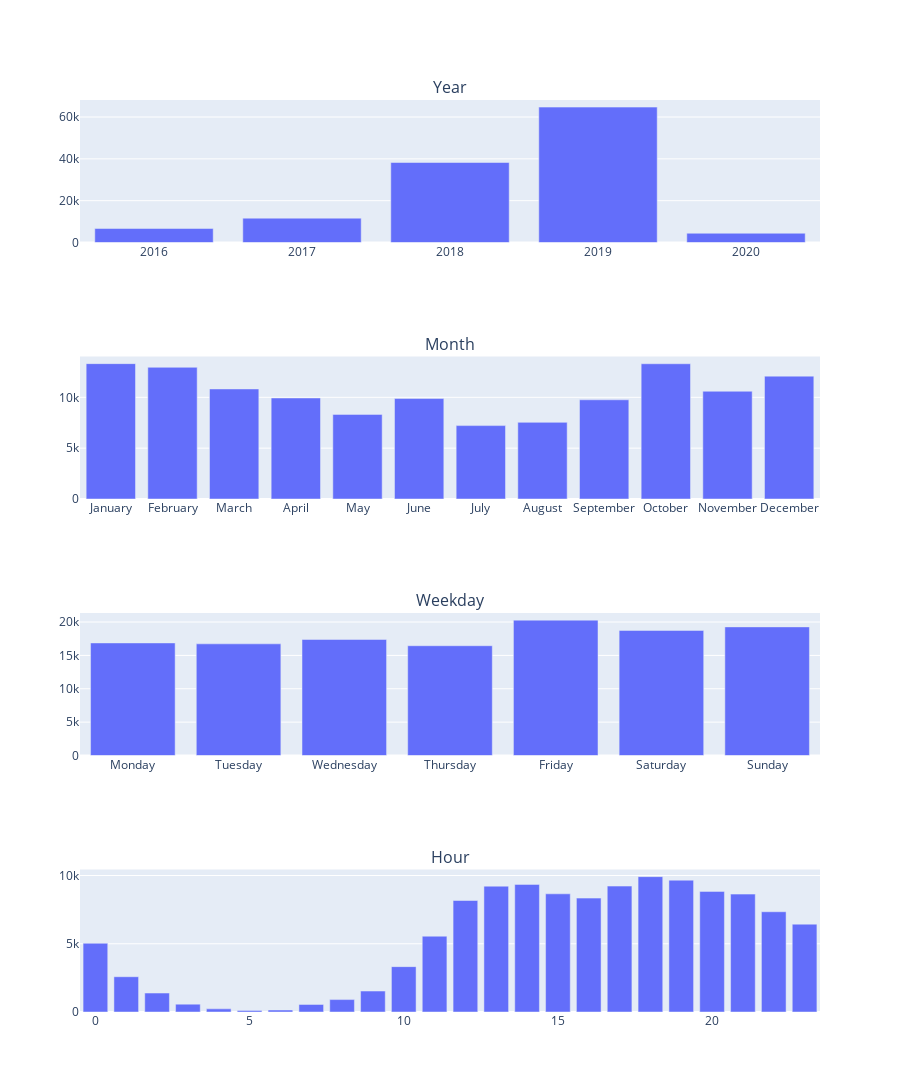

The code cell stored with this chart in its notebook:
### Code cell
plt_titles = [fullnames[interval] for interval in intervals]
fig = make_subplots(
    rows=len(intervals),
    cols=1,
    subplot_titles=plt_titles,
    specs =[[{'type':'bar'}]]*len(intervals)
)
for i,interval in enumerate(intervals):
    df = stats.groupby_time(chat, interval, interval_names = True)
    df = df.reset_index()
    df.columns = ['interval', 'count']
    f = px.bar(df, y = 'count', x = 'interval')
    fig.add_trace(f.data[0], row = i+1, col = 1)
fig.update_layout(height=2000, width=900)
fig.show()

### Figure 1 — Plotly figure (JSON) as saved in the notebook; plotly's stock layout.template omitted (floating-point values rounded to 4 significant figures)
{"data": [{"alignmentgroup": "True", "hoverlabel": {"namelength": 0}, "hovertemplate": "interval=%{x}<br>count=%{y}", "legendgroup": "", "marker": {"color": "#636efa"}, "name": "", "offsetgroup": "", "orientation": "v", "showlegend": false, "textposition": "auto", "type": "bar", "x": [2016, 2017, 2018, 2019, 2020], "xaxis": "x", "y": [6687, 11640, 38260, 64742, 4420], "yaxis": "y"}, {"alignmentgroup": "True", "hoverlabel": {"namelength": 0}, "hovertemplate": "interval=%{x}<br>count=%{y}", "legendgroup": "", "marker": {"color": "#636efa"}, "name": "", "offsetgroup": "", "orientation": "v", "showlegend": false, "textposition": "auto", "type": "bar", "x": ["January", "February", "March", "April", "May", "June", "July", "August", "September", "October", "November", "December"], "xaxis": "x2", "y": [13317, 12955, 10825, 9938, 8323, 9882, 7220, 7540, 9759, 13304, 10599, 12087], "yaxis": "y2"}, {"alignmentgroup": "True", "hoverlabel": {"namelength": 0}, "hovertemplate": "interval=%{x}<br>count=%{y}", "legendgroup": "", "marker": {"color": "#636efa"}, "name": "", "offsetgroup": "", "orientation": "v", "showlegend": false, "textposition": "auto", "type": "bar", "x": ["Monday", "Tuesday", "Wednesday", "Thursday", "Friday", "Saturday", "Sunday"], "xaxis": "x3", "y": [16869, 16734, 17390, 16450, 20287, 18744, 19275], "yaxis": "y3"}, {"alignmentgroup": "True", "hoverlabel": {"namelength": 0}, "hovertemplate": "interval=%{x}<br>count=%{y}", "legendgroup": "", "marker": {"color": "#636efa"}, "name": "", "offsetgroup": "", "orientation": "v", "showlegend": false, "textposition": "auto", "type": "bar", "x": [0, 1, 2, 3, 4, 5, 6, 7, 8, 9, 10, 11, 12, 13, 14, 15, 16, 17, 18, 19, 20, 21, 22, 23], "xaxis": "x4", "y": [5037, 2585, 1389, 576, 230, 117, 145, 555, 910, 1534, 3324, 5553, 8168, 9219, 9350, 8658, 8344, 9225, 9918, 9658, 8837, 8637, 7344, 6436], "yaxis": "y4"}], "layout": {"annotations": [{"font": {"size": 16}, "showarrow": false, "text": "Year", "x": 0.5, "xanchor": "center", "xref": "paper", "y": 1, "yanchor": "bottom", "yref": "paper"}, {"font": {"size": 16}, "showarrow": false, "text": "Month", "x": 0.5, "xanchor": "center", "xref": "paper", "y": 0.7188, "yanchor": "bottom", "yref": "paper"}, {"font": {"size": 16}, "showarrow": false, "text": "Weekday", "x": 0.5, "xanchor": "center", "xref": "paper", "y": 0.4375, "yanchor": "bottom", "yref": "paper"}, {"font": {"size": 16}, "showarrow": false, "text": "Hour", "x": 0.5, "xanchor": "center", "xref": "paper", "y": 0.1562, "yanchor": "bottom", "yref": "paper"}], "height": 2000, "width": 900, "xaxis": {"anchor": "y", "domain": [0, 1]}, "xaxis2": {"anchor": "y2", "domain": [0, 1]}, "xaxis3": {"anchor": "y3", "domain": [0, 1]}, "xaxis4": {"anchor": "y4", "domain": [0, 1]}, "yaxis": {"anchor": "x", "domain": [0.8438, 1]}, "yaxis2": {"anchor": "x2", "domain": [0.5625, 0.7188]}, "yaxis3": {"anchor": "x3", "domain": [0.2812, 0.4375]}, "yaxis4": {"anchor": "x4", "domain": [0, 0.1562]}}}
